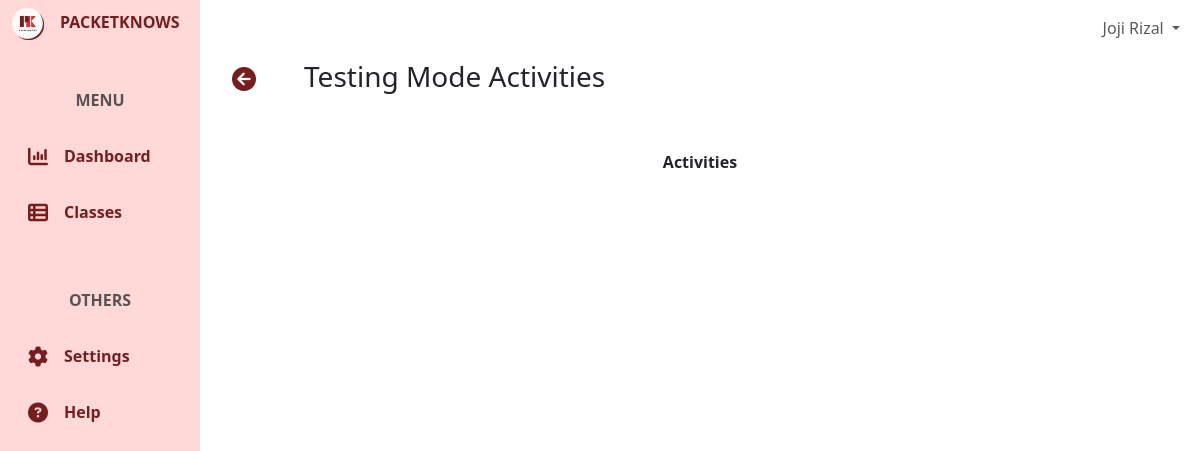
Before: /exam-list/423rewrf234/training/ (signed in) with the older database file.
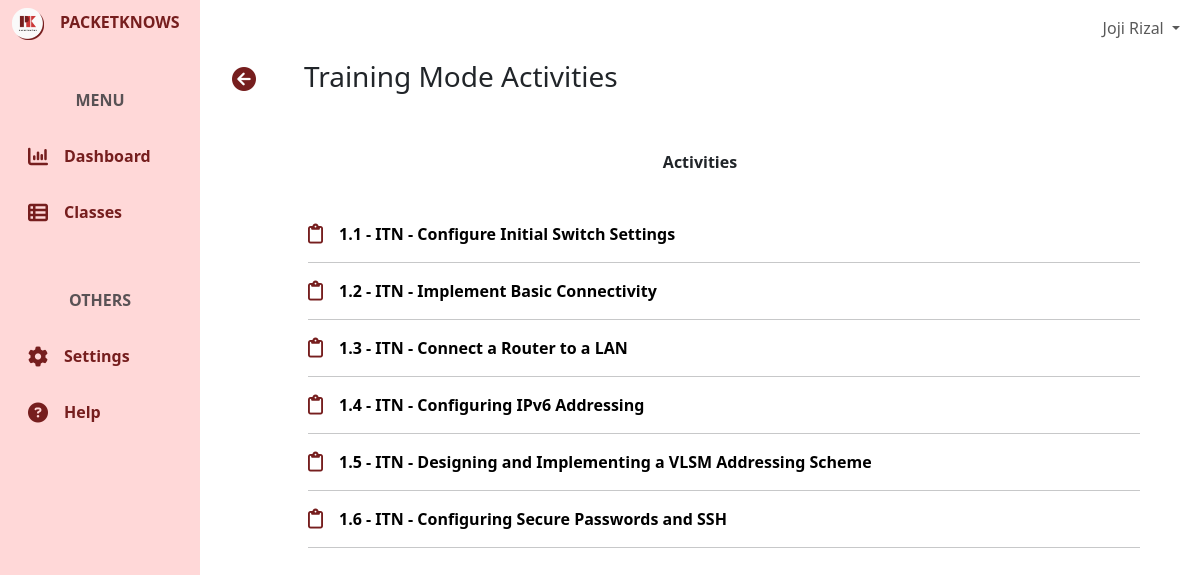
After: the same page with the newer database file.
### user/models.py (models this page shows, shortened)
class CustomUser(AbstractBaseUser, PermissionsMixin):
    email = models.EmailField(unique=True)
    first_name = models.CharField(max_length=50)
    last_name = models.CharField(max_length=50)
    is_active = models.BooleanField(default=True)
    is_staff = models.BooleanField(default=False)
    category = models.ForeignKey(UserCategory, on_delete=models.CASCADE)
    icon = models.ImageField(upload_to= 'user/icons/', blank=True, null=True)
    school_id = models.BigIntegerField(unique=True, blank=True, null=True)
    evidences = models.ImageField(upload_to= 'user/evidences/', blank=True, null=True)
    objects = CustomUserManager()
    USERNAME_FIELD = 'email'
    REQUIRED_FIELDS = ['first_name', 'last_name']
    class Meta:
        verbose_name = 'User'
        verbose_name_plural = 'Users'

### activity/models.py (models this page shows, shortened)
class Activity(models.Model):
    base_activity = models.ForeignKey(BaseActivity, on_delete=models.CASCADE)
    projectID = models.CharField(max_length=255, unique=True)
    mode = models.CharField(max_length=50)
    physical_points = models.PositiveIntegerField(default=0)
    basic_config_points = models.PositiveIntegerField(default=0)
    ip_points = models.PositiveIntegerField(default=0)
    routing_points = models.PositiveIntegerField(default=0)
    other_points = models.PositiveIntegerField(default=0)
    time_spent = models.PositiveIntegerField(default=0)
    status = models.CharField(max_length=50, default="open")
    class Meta:
        verbose_name_plural = "Activities"

class BaseActivity(models.Model):
    number = models.CharField(max_length=4)
    name = models.CharField(max_length=255)
    projectID = models.CharField(max_length=255, unique=True)
    answer_key = models.TextField(blank=True,null=True)
    category = models.ForeignKey(ActivityCategory, on_delete=models.CASCADE)
    course = models.ForeignKey(Course, on_delete=models.CASCADE)
    training_task = models.FileField(models.FileField(upload_to='training-tasks/'))
    testing_task = models.FileField(models.FileField(upload_to='training-tasks/'))
    max_physical_points = models.PositiveIntegerField()
    max_basic_config_points = models.PositiveIntegerField()
    max_ip_points = models.PositiveIntegerField()
    max_routing_points = models.PositiveIntegerField()
    max_other_points = models.PositiveIntegerField()
    time_limit = models.PositiveIntegerField()
    class Meta:
        verbose_name_plural = "Base Activities"

class Course(models.Model):
    name = models.CharField(max_length=255)
    slug = models.SlugField(unique=True)
    description = models.TextField()
    class Meta:
        verbose_name_plural = "Courses"

### core/views.py (the view, shortened to what this page needs)
# urls.py: path('exam-list/<slug:classSlug>/<str:mode>/', coreViews.ExamListView, name='examList'),
@login_required(login_url='/')
def ExamListView(request, classSlug, mode):
    context = {}
    if request.method == 'POST':
        pass
    else:
        userCategory = request.user.category.name
        if userCategory == "Student":
            try:
                classroom = Classroom.objects.get(code=classSlug)
                enrollment = Enrollment.objects.get(student=request.user, classroom=classroom)
                activities = enrollment.activities.filter(mode=mode)
                context["activities"] = activities
                context["mode"] = mode
                context["course"] = classroom.course
                context["enrollmentID"] = enrollment.id
                enrollment = get_object_or_404(Enrollment, student=request.user, classroom=classroom)
                enrollment.date_updated = timezone.now()
                enrollment.save()
            except (Classroom.DoesNotExist, Enrollment.DoesNotExist):
                context["error_message"] = "Classroom or enrollment not found."
        elif userCategory == "Instructor":
            pass
    return render(request, 'core/exam-list.html', context)

### templates/core/exam-list.html (shortened to what this page needs)
{% extends 'core/base.html' %}
{% block content %}
<div class="container-fluid h-100">
    <div class="row h-100">
        <div class="col-2 fixed-top bg-pink h-100" id="green">
            {% include 'core/components/sidebar.html'%}
        </div>
        <div class="col-md-10 ms-auto" style="padding: 0; overflow-x: hidden !important;">
            {% include 'core/components/topnav.html'%}
            <main class="mt-5 pt-1">
                {% if request.user.category.name == 'Student'%}
                    {% include 'core/examLists/student-exam-list.html'%}
                {% elif request.user.category.name == 'Self Learner'%}
                    {% include 'core/examLists/selfLearner-exam-list.html'%}
                {% elif request.user.category.name == 'Instructor'%}
                    {% include 'core/examLists/instructor-exam-list.html'%}
                {% endif %}
            </main>
        </div>
    </div>
</div>
{% endblock %}

### templates/core/base.html (shortened to what this page needs)
{% load static %}
{% load bootstrap5 %}
<!DOCTYPE html>
<html lang="en">
<head>
    {% bootstrap_css %}
    <link href="https://cdnjs.cloudflare.com/ajax/libs/font-awesome/6.2.1/css/all.min.css" rel="stylesheet" />
    <link rel="stylesheet" href="{% static 'css/global.css'%}">
    <link rel="stylesheet" href="{% static 'css/dashboards/studentDashboard.css'%}">
    <link rel="stylesheet" href="{% static 'css/classes/studentClasses.css'%}">
    <link rel="stylesheet" href="{% static 'css/settings/studentSettings.css'%}">
    <link rel="stylesheet" href="{% static 'css/help/studentHelp.css'%}">
</head>
<body hx-headers='{"X-CSRFToken": "{{ csrf_token }}"}'>
    {% block content%}
    {% endblock %}
</body>
</html>

### templates/core/components/sidebar.html
{% load static %}
    <div class="mt-2">
        <a href="#" class="fw-bold text-dark-red nav-link">
            <img src="{% static 'res/icons/logo.png' %}" alt="" class="logo me-3 ">PACKETKNOWS
        </a>
        <p class="text-muted fw-bold text-center mt-5">MENU</p>
        <ul class="nav flex-column">
            {% if request.path == '/dashboard/' %}
                <li class="nav-item bg-danger rounded py-2">
                    <a class="nav-link active text-white fw-bold" href="{% url 'core:dashboard'%}">
                        <i class="fa-solid fa-chart-column fa-lg me-3" style="color: #FFFFFF;"></i>Dashboard
                    </a>
                </li>
            {% else %}
                <li class="nav-item py-2">
                    <a class="nav-link active text-dark-red fw-bold" href="{% url 'core:dashboard'%}">
                        <i class="fa-solid fa-chart-column fa-lg me-3" style="color: #761E1E;"></i>Dashboard
                    </a>
                </li>
            {% endif %}
            {% if request.path == '/classes/' %}
                <li class="nav-item bg-danger rounded py-2">
                    <a class="nav-link active text-white fw-bold" href="{% url 'core:classes'%}">
                        <i class="fa-solid fa-table-list fa-lg me-3" style="color: #FFFFFF;"></i>Classes
                    </a>
                </li>
            {% else %}
                <li class="nav-item py-2">
                    <a class="nav-link active text-dark-red fw-bold" href="{% url 'core:classes'%}">
                        <i class="fa-solid fa-table-list fa-lg me-3" style="color: #761E1E;"></i>Classes
                    </a>
                </li>
            {% endif %}
        </ul>
        <p class="text-muted fw-bold text-center mt-5">OTHERS</p>
        <ul class="nav flex-column">
            {% if request.path == '/settings/' %}
                <li class="nav-item bg-danger rounded py-2">
                    <a class="nav-link active text-white fw-bold" href="{% url 'core:settings'%}">
                        <i class="fa-solid fa-gear fa-lg me-3" style="color: #FFFFFF;"></i>Settings
                    </a>
                </li>
            {% else %}
                <li class="nav-item py-2">
                    <a class="nav-link active text-dark-red fw-bold" href="{% url 'core:settings'%}">
                        <i class="fa-solid fa-gear fa-lg me-3" style="color: #761E1E;"></i>Settings
                    </a>
                </li>
            {% endif %}
            {% if request.path == '/help/' %}
                <li class="nav-item bg-danger rounded py-2">
                    <a class="nav-link active text-white fw-bold" href="{% url 'core:help'%}">
                        <i class="fa-solid fa-circle-question fa-lg me-3" style="color: #FFFFFF;"></i>Help
                    </a>
                </li>
            {% else %}
                <li class="nav-item py-2">
                    <a class="nav-link active text-dark-red fw-bold" href="{% url 'core:help'%}">
                        <i class="fa-solid fa-circle-question fa-lg me-3" style="color: #761E1E;"></i>Help
                    </a>
                </li>
            {% endif %}
        </ul>
    </div>

### templates/core/components/topnav.html (shortened to what this page needs)
<nav class="navbar navbar-expand-lg navbar-light bg-white fixed-top col-md-9 ms-sm-auto col-lg-10">
    <div class="container-fluid">
            <ul class="navbar-nav ms-auto">
                <li class="nav-item dropdown">
                    <a class="nav-link dropdown-toggle" href="#" id="userDropdown" role="button" data-bs-toggle="dropdown" aria-expanded="false">
                      {{user.first_name}} {{user.last_name}}
                    </a>
                </li>
            </ul>
    </div>
</nav>

### templates/core/examLists/student-exam-list.html
{% load static %}
<div class="container">
    <div class="row ms-2 mt-2 mb-4 ">
        <div class="col">
            <div class="d-flex align-items-center text-center">
                <a class="mb-1" href="{% url 'core:classes'%}"><i class="fa-solid fa-xl fa-circle-arrow-left" style="color: #761E1E;"></i></a>
                {% if mode == 'training'%}
                <h3 class="ms-5">Training Mode Activities</h3>
                {% else %}
                <h3 class="ms-5">Testing Mode Activities</h3>
                {% endif%}
            </div>
        </div>
    </div>
    <div class="text-center fw-bold my-5">
        Activities
    </div>
    {%for activity in activities%}
    <div class="container mx-5 px-5 mb-3">
        <a class="fw-bold text-black text-decoration-none" href="{% url 'core:activity' id=activity.id mode=mode enrollmentID=enrollmentID%}"><i class="fa-regular fa-clipboard fa-lg me-3" style="color: #761E1E;"></i>{{activity.base_activity.number}} - {{course.slug}} - {{activity.base_activity.name}}</a>
        <hr class="me-5">
    </div>
    {% endfor %}
</div>

### static/css/global.css (style rules this page uses)
.text-dark-red { color:#761E1E; }
.bg-pink { background-color: #FFD8D8; }
.bg-white { background-color: #FAFAFA; }
.logo { width: 2rem; }

Changed rows visible on the page:
added Activity: base_activity.number "1.1", base_activity.name "Configure Initial Switch Settings"
now on this page (row unchanged): Course: slug "ITN"
added Activity: base_activity.number "1.2", base_activity.name "Implement Basic Connectivity"
added Activity: base_activity.number "1.3", base_activity.name "Connect a Router to a LAN"
added Activity: base_activity.number "1.4", base_activity.name "Configuring IPv6 Addressing"
added Activity: base_activity.number "1.5", base_activity.name "Designing and Implementing a VLSM Addressing Scheme"
added Activity: base_activity.number "1.6", base_activity.name "Configuring Secure Passwords and SSH"
Other visible differences:
text no longer shown: "Testing Mode Activities"
text now shown: "Training Mode Activities"
